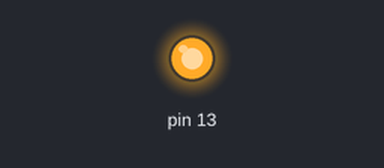
Simulated run of this sketch. Board: Arduino Uno, built with avr-gcc and run on an emulated ATmega328P. Parts: output pins drawn as LEDs (lit = HIGH).

Above: at 0.2 s.
At 12.7 s:
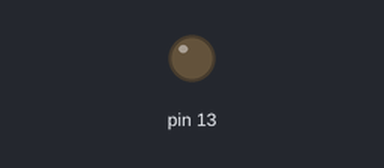
Timing chart, 0 to 18.2 s (numbered marks = the images above):
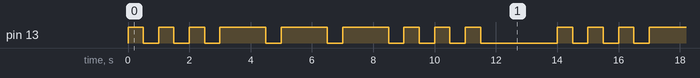

The sketch:

__________________________.ino
```cpp
void setup(){pinMode(13, OUTPUT);}void loop() {digitalWrite(13, HIGH);delay(500);digitalWrite(13, LOW);delay(500);digitalWrite(13, HIGH);delay(500);digitalWrite(13, LOW);delay(500);
digitalWrite(13, HIGH);delay(500);digitalWrite(13, LOW);delay(500);
digitalWrite(13, HIGH);delay(3*500);digitalWrite(13, LOW);delay(500);digitalWrite(13, HIGH);delay(3*500);digitalWrite(13, LOW);delay(500);digitalWrite(13, HIGH);delay(3*500);
digitalWrite(13, LOW);delay(500);digitalWrite(13, HIGH);delay(500);
digitalWrite(13, LOW);

delay(500);
digitalWrite(13, HIGH);delay(500);digitalWrite(13, LOW);delay(500);
digitalWrite(13, HIGH);delay(500);digitalWrite(13, LOW);
delay(500);delay(4*500);
}
```

Measured:
- by itself, pin 13: repeats every 14.0 s: 2 × (LOW 0.50 s, HIGH 0.50 s), 3 × (LOW 0.50 s, HIGH 1.5 s), 3 × (LOW 0.50 s, HIGH 0.50 s), LOW 2.5 s, HIGH 0.50 s
- by itself, everything shown: repeats every 14.0 s, in 18 steps
